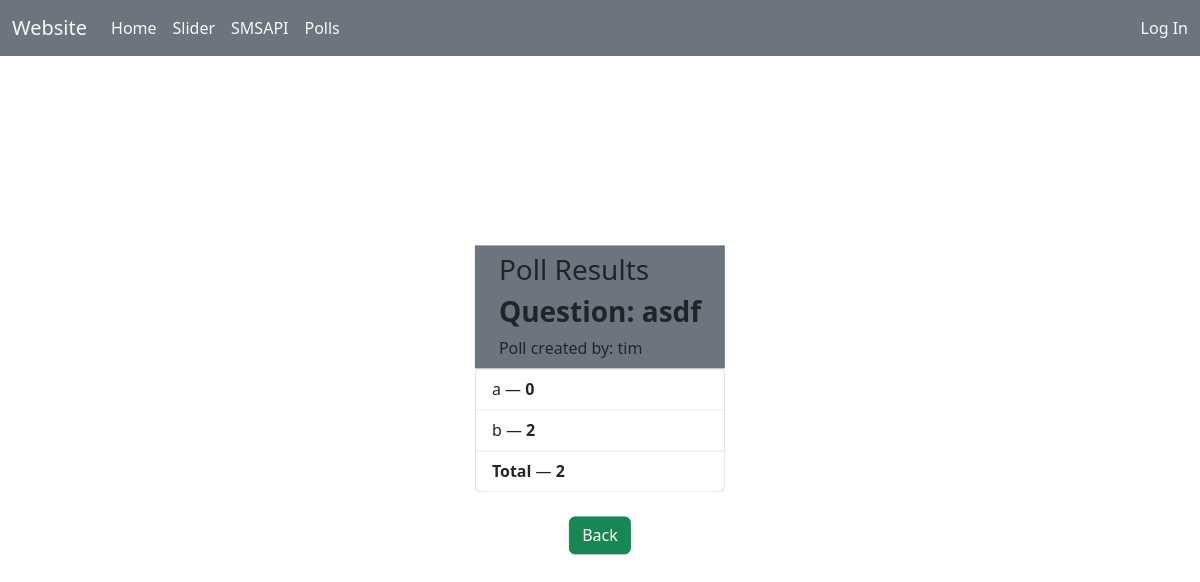
Page /results/18 on the committed database.
### website/models.py (models this page shows, shortened)
class TwoOptionPoll(models.Model):
    user = models.ForeignKey(User, on_delete=models.CASCADE)
    user_votes = models.TextField(null=True)
    question = models.TextField(max_length=100)
    option_one = models.CharField(max_length=30)
    option_two = models.CharField(max_length=30)
    option_one_count = models.IntegerField(default=0)
    option_two_count = models.IntegerField(default=0)
    def total(self):
        return self.option_one_count + self.option_two_count

### website/views.py (the view)
# urls.py: path('results/<int:poll_id>', views.results, name="results"),
def results(request, poll_id):
    poll = TwoOptionPoll.objects.get(id=poll_id)
    user_votes_list = poll.user_votes
    option1_list = []
    option2_list = []
    if user_votes_list is not None:
        user_list = user_votes_list.split(", ")[:-1]
        for user in user_list:
            if user[-1] == "1":
                option1_list.append(user[:-1])
            else:
                option2_list.append(user[:-1])
    context ={
        'poll': poll,
        'option1_list': option1_list,
        'option2_list': option2_list,
        'user_votes_list': user_votes_list,
    }
    return render(request, 'results.html', context)

### templates/results.html (shortened to what this page needs)
{% extends "base.html" %}
{% block main %}
<div class="position-absolute top-50 start-50 translate-middle d-flex align-items-center justify-content-center flex-column gap-4">
    <div class="row">
        <div class="panel panel-default">
            <div class="panel-heading  bg-secondary p-2 px-4">
                <h3 class="panel-title">Poll Results</h3>
                <h3 class="panel-title"><b>Question: {{poll.question}}</b></h3>
                <span class="panel-title">Poll created by: {{poll.user.username}}</span>
            </div>
            <ul class="list-group">
                <li class="list-group-item">{{poll.option_one}} &mdash; <strong>{{poll.option_one_count}}</strong></li>
                <li class="list-group-item">{{poll.option_two}} &mdash; <strong>{{poll.option_two_count}}</strong></li>
                <li class="list-group-item"><b>Total</b> &mdash; <strong>{{poll.total}}</strong> &nbsp; &nbsp;
                </li>
            </ul>
        </div>
    </div>
    <a type="button" class="btn btn-success" href="/polls">Back</a>
</div>
{% endblock %}

### static/css/style.css (style rules this page uses)
* { margin: 0; padding: 0; box-sizing: border-box; }

### rows in the picture
TwoOptionPoll: question "asdf", user.username "tim", option_one "a", option_one_count "0", option_two "b", option_two_count "2", total "2"
